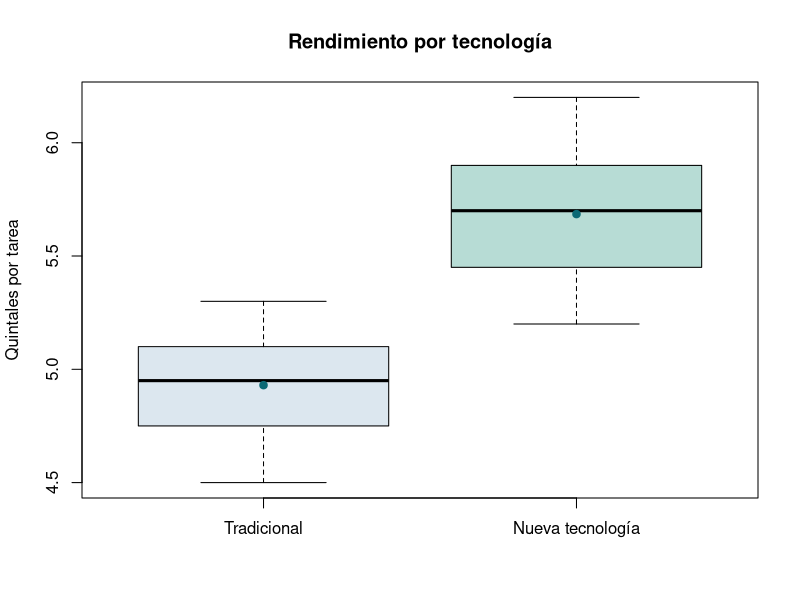
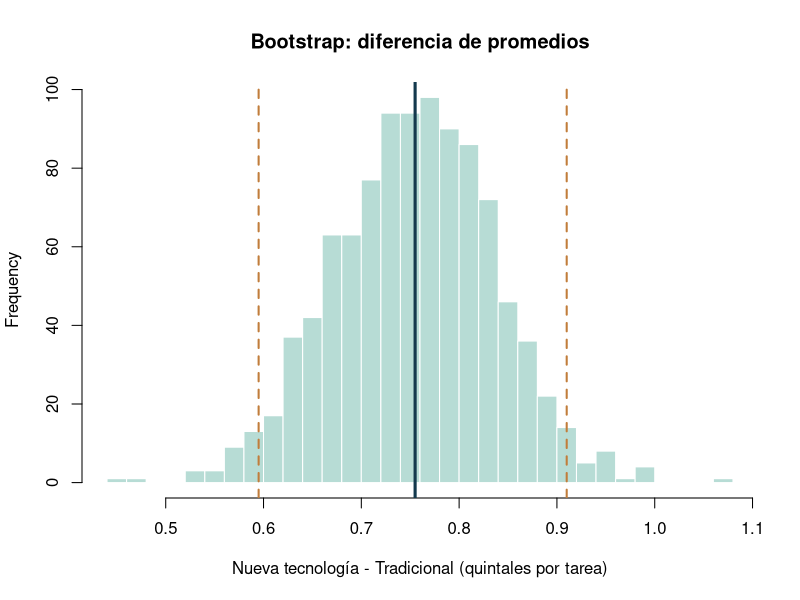

Recreate these plots in R, in order.
# Proyecto 04 | Comparación de dos medias
# ¿La nueva tecnología agrícola mejora el rendimiento del cultivo?
# Datos originales del laboratorio de Análisis Estadístico y Simulación.
# Todo se hace en R base, sin instalar paquetes.

# 1. Rendimientos en quintales por tarea (20 productores por grupo)
tradicional <- c(4.8, 5.1, 4.6, 5.0, 4.7, 5.2, 4.9, 5.3, 4.5, 5.0,
                 4.8, 5.1, 4.7, 5.2, 4.9, 5.0, 4.6, 5.3, 4.8, 5.1)

nueva_tecnologia <- c(5.5, 5.8, 5.2, 6.0, 5.6, 5.9, 5.4, 6.1, 5.3, 5.7,
                      5.8, 5.5, 5.9, 6.2, 5.4, 5.7, 5.6, 6.0, 5.3, 5.8)

# 2. Primero reviso los promedios y qué tanto varían los rendimientos
resumen <- data.frame(
  Grupo = c("Tradicional", "Nueva tecnología"),
  Productores = c(length(tradicional), length(nueva_tecnologia)),
  Promedio = round(c(mean(tradicional), mean(nueva_tecnologia)), 3),
  Desviacion = round(c(sd(tradicional), sd(nueva_tecnologia)), 3)
)
print(resumen)

diferencia <- mean(nueva_tecnologia) - mean(tradicional)
cat("\nDiferencia de promedios:", round(diferencia, 3), "quintales por tarea\n")

# 3. Intervalo de confianza del 95 % para la diferencia de medias
# Uso Welch porque no necesito asumir que los dos grupos tienen igual varianza.
intervalo <- t.test(nueva_tecnologia, tradicional, conf.level = 0.95)
cat("\nIntervalo de confianza del 95 % para la diferencia:\n")
print(round(intervalo$conf.int[1:2], 4))

# 4. Prueba de hipótesis: ¿la nueva tecnología tiene un promedio mayor?
# H0: el promedio de la nueva tecnología no es mayor.
# H1: el promedio de la nueva tecnología sí es mayor.
prueba <- t.test(nueva_tecnologia, tradicional, alternative = "greater")
cat("\nValor p de la prueba unilateral:", signif(prueba$p.value, 4), "\n")

if (prueba$p.value < 0.05) {
  cat("Conclusión: hay evidencia de un rendimiento promedio mayor con la nueva tecnología.\n")
} else {
  cat("Conclusión: no hay evidencia suficiente de un rendimiento promedio mayor.\n")
}

# 5. Bootstrap: repito el muestreo 1,000 veces en cada grupo
# Así veo cómo puede cambiar la diferencia de promedios entre muestras.
set.seed(123)
B <- 1000

diferencias_boot <- replicate(B, {
  muestra_nueva <- sample(nueva_tecnologia, replace = TRUE)
  muestra_tradicional <- sample(tradicional, replace = TRUE)
  mean(muestra_nueva) - mean(muestra_tradicional)
})

ic_boot <- quantile(diferencias_boot, c(0.025, 0.975))
cat("\nIntervalo Bootstrap del 95 % (1,000 remuestras):\n")
print(round(ic_boot, 4))

# 6. Dos gráficos sencillos para acompañar el análisis
if (!dir.exists("figuras")) dir.create("figuras")

png("figuras/comparacion-rendimientos.png", width = 1050, height = 680, res = 140)
boxplot(tradicional, nueva_tecnologia,
        names = c("Tradicional", "Nueva tecnología"),
        col = c("#DCE7EF", "#B7DCD5"),
        ylab = "Quintales por tarea",
        main = "Rendimiento por tecnología")
points(1:2, c(mean(tradicional), mean(nueva_tecnologia)), pch = 19, col = "#0B6975")
dev.off()

png("figuras/bootstrap-diferencias.png", width = 1050, height = 680, res = 140)
hist(diferencias_boot, breaks = 25,
     col = "#B7DCD5", border = "white",
     main = "Bootstrap: diferencia de promedios",
     xlab = "Nueva tecnología - Tradicional (quintales por tarea)")
abline(v = diferencia, col = "#14394D", lwd = 3)
abline(v = ic_boot, col = "#C17D3B", lwd = 2, lty = 2)
dev.off()

# Importante: la diferencia observada no demuestra causalidad por sí sola.
# Haría falta conocer cómo fueron asignados los productores a cada grupo.
